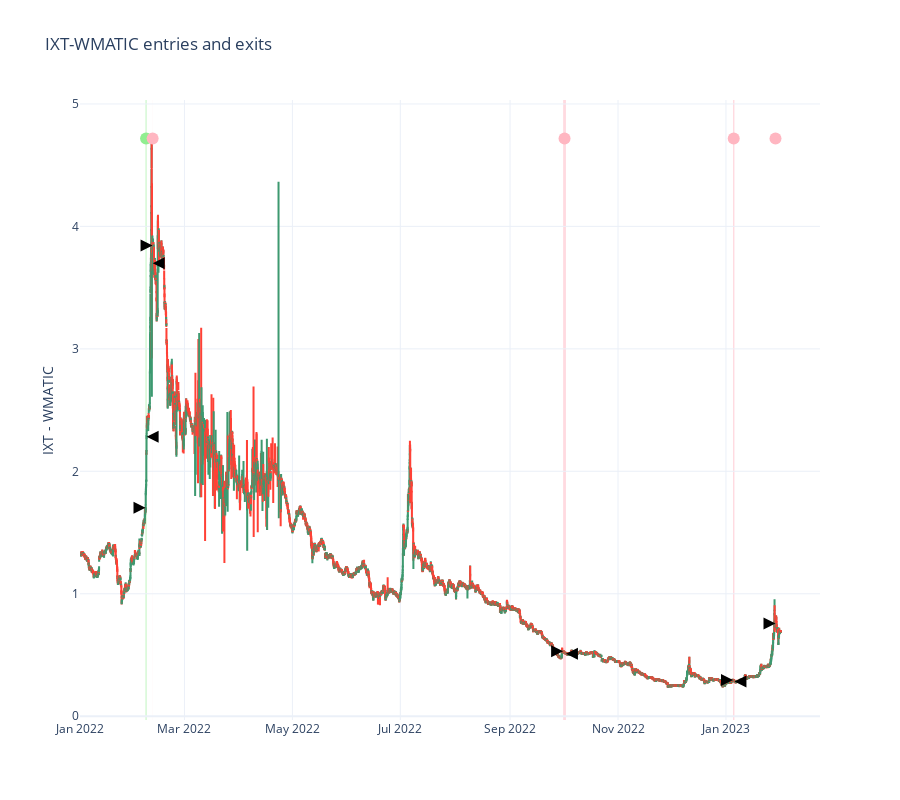

The code cell stored with this chart in its notebook:
### Markdown cell above
# Individual pair analysis

Examine one trading pair and how it performed.

### Code cell
from tradeexecutor.visual.single_pair import visualise_single_pair_positions_with_duration_and_slippage

target_pair = universe.universe.pairs.get_pair(
    chain_id,
    exchange_slug,
    "IXT",
    "WMATIC"
)

ticker = target_pair.get_ticker()
pair_candles = universe.backtest_stop_loss_candles.get_candles_by_pair(target_pair.pair_id)

fig = visualise_single_pair_positions_with_duration_and_slippage(
    state,
    pair_id=target_pair.pair_id,
    title=f"{ticker} entries and exits",
    candles=pair_candles,
    start_at=start_at,
    end_at=end_at,
    technical_indicators=False,
)

fig.show()

### Figure 1 — Plotly figure (JSON) as saved in the notebook; plotly's stock layout.template omitted (floating-point values rounded to 4 significant figures; data arrays with more than 128 entries replaced by an {"elided": "..."} marker saying what was removed)
{"data": [{"close": {"elided": "9125 float values"}, "high": {"elided": "9125 float values"}, "hoverinfo": "text", "low": {"elided": "9125 float values"}, "open": {"elided": "9125 float values"}, "showlegend": false, "text": {"elided": "9125 str values"}, "type": "candlestick", "x": {"elided": "9125 str values"}, "xaxis": "x", "yaxis": "y"}, {"hoverinfo": "text", "hovertext": "Position #72<br><br>Position currently open<br><br>Entry price: 0.76 USD (mid price)<br>Entry price: 0.76 USD (expected)<br>Entry price: 0.76 USD (executed)<br>Entry slippage: 0.0000 %<br>Entry duration: 0:00:00<br><br>Avg buy price: 0.76 USD<br><br>Started: 2023-01-29, 00:00:00 UTC (first trade started)<br>", "marker": {"color": "LightPink", "size": 12}, "mode": "markers", "showlegend": false, "type": "scatter", "x": ["2023-01-29T00:00:00"], "y": [4.718]}, {"hoverinfo": "text", "hovertext": "Position #7<br><br>Profit: 605.00 USD<br>Profit: 33.9429 %<br><br>Entry price: 1.70 USD (mid price)<br>Entry price: 1.70 USD (expected)<br>Entry price: 1.70 USD (executed)<br>Entry slippage: 0.0000 %<br>Entry duration: 0:00:00<br><br>Exit price: 2.28 USD (expected)<br>Exit price: 2.28 USD (executed)<br>Exit slippage: 0.0000 %<br>Exit duration: 0:00:00<br>Avg buy price: 1.70 USD<br>Avg sell price: 2.28 USD<br><br>Duration: 15:00:00<br>Started: 2022-02-07, 00:00:00 UTC (first trade started)<br>Ended: 2022-02-07, 15:00:00 UTC (last trade executed at)<br>", "marker": {"color": "LightGreen", "size": 12}, "mode": "markers", "showlegend": false, "type": "scatter", "x": ["2022-02-07T07:30:00"], "y": [4.718]}, {"hoverinfo": "text", "hovertext": "Position #8<br><br>Stop loss triggered at: 3.72 USD<br><br>Profit: -140.05 USD<br>Profit: -3.7797 %<br><br>Entry price: 3.83 USD (mid price)<br>Entry price: 3.84 USD (expected)<br>Entry price: 3.84 USD (executed)<br>Entry slippage: 0.0000 %<br>Entry duration: 0:00:00<br><br>Exit price: 3.70 USD (expected)<br>Exit price: 3.70 USD (executed)<br>Exit slippage: 0.0000 %<br>Exit duration: 0:00:00<br>Avg buy price: 3.84 USD<br>Avg sell price: 3.70 USD<br><br>Duration: 1:00:00<br>Started: 2022-02-11, 00:00:00 UTC (first trade started)<br>Ended: 2022-02-11, 01:00:00 UTC (last trade executed at)<br>", "marker": {"color": "LightPink", "size": 12}, "mode": "markers", "showlegend": false, "type": "scatter", "x": ["2022-02-11T00:30:00"], "y": [4.718]}, {"hoverinfo": "text", "hovertext": "Position #55<br><br>Stop loss triggered at: 0.51 USD<br><br>Profit: -227.40 USD<br>Profit: -3.7896 %<br><br>Entry price: 0.53 USD (mid price)<br>Entry price: 0.53 USD (expected)<br>Entry price: 0.53 USD (executed)<br>Entry slippage: 0.0000 %<br>Entry duration: 0:00:00<br><br>Exit price: 0.51 USD (expected)<br>Exit price: 0.51 USD (executed)<br>Exit slippage: 0.0000 %<br>Exit duration: 0:00:00<br>Avg buy price: 0.53 USD<br>Avg sell price: 0.51 USD<br><br>Duration: 1 day, 14:00:00<br>Started: 2022-10-01, 00:00:00 UTC (first trade started)<br>Ended: 2022-10-02, 14:00:00 UTC (last trade executed at)<br>", "marker": {"color": "LightPink", "size": 12}, "mode": "markers", "showlegend": false, "type": "scatter", "x": ["2022-10-01T19:00:00"], "y": [4.718]}, {"hoverinfo": "text", "hovertext": "Position #62<br><br>Stop loss triggered at: 0.29 USD<br><br>Profit: -45.09 USD<br>Profit: -4.4592 %<br><br>Entry price: 0.30 USD (mid price)<br>Entry price: 0.30 USD (expected)<br>Entry price: 0.30 USD (executed)<br>Entry slippage: 0.0000 %<br>Entry duration: 0:00:00<br><br>Exit price: 0.28 USD (expected)<br>Exit price: 0.28 USD (executed)<br>Exit slippage: 0.0000 %<br>Exit duration: 0:00:00<br>Avg buy price: 0.30 USD<br>Avg sell price: 0.28 USD<br><br>Duration: 19:00:00<br>Started: 2023-01-05, 00:00:00 UTC (first trade started)<br>Ended: 2023-01-05, 19:00:00 UTC (last trade executed at)<br>", "marker": {"color": "LightPink", "size": 12}, "mode": "markers", "showlegend": false, "type": "scatter", "x": ["2023-01-05T09:30:00"], "y": [4.718]}, {"marker": {"color": "black", "line": {"width": 0}, "size": 12, "symbol": "arrow-right"}, "mode": "markers", "showlegend": false, "text": ["<Buy #143 7861.577217974313578485341996 IXT at 0.757274739921093, success>", "<Buy #12 1046.364044556648024861483454 IXT at 1.7034357959032056, success>", "<Buy #15 963.8812398660568468060735170 IXT at 3.844048894643783, success>", "<Buy #109 11307.73480590690754957001526 IXT at 0.5306709201931953, success>", "<Buy #121 3406.939180391909252204859268 IXT at 0.2968289078772068, success>"], "type": "scatter", "x": ["2023-01-29T00:00:00", "2022-02-07T00:00:00", "2022-02-11T00:00:00", "2022-10-01T00:00:00", "2023-01-05T00:00:00"], "y": [0.7573, 1.703, 3.844, 0.5307, 0.2968]}, {"marker": {"color": "black", "line": {"width": 0}, "size": 12, "symbol": "arrow-left"}, "mode": "markers", "showlegend": false, "text": ["<Sell #13 1046.364044556648024861483454 IXT at 2.2816307671070097, success>", "<Sell #17 963.8812398660568468060735170 IXT at 3.6987557027339935, success>", "<Sell #110 11307.73480590690754957001526 IXT at 0.5105605912208557, success>", "<Sell #122 3406.939180391909252204859268 IXT at 0.28359275218844415, success>"], "type": "scatter", "x": ["2022-02-07T15:00:00", "2022-02-11T01:00:00", "2022-10-02T14:00:00", "2023-01-05T19:00:00"], "y": [2.282, 3.699, 0.5106, 0.2836]}], "layout": {"height": 800, "legend": {"orientation": "h", "x": 1, "xanchor": "right", "y": 1.02, "yanchor": "bottom"}, "shapes": [{"fillcolor": "LightPink", "layer": "below", "line": {"width": 0}, "opacity": 0.5, "type": "rect", "x0": "2023-01-29T00:00:00", "x1": "2023-01-29T00:00:00", "xref": "x", "y0": 0, "y1": 1, "yref": "y domain"}, {"line": {"color": "black", "width": 1}, "type": "line", "x0": "2023-01-29T00:00:00", "x1": "2023-01-29T00:00:00", "xref": "x", "y0": 0.7573, "y1": 0.7573, "yref": "y"}, {"fillcolor": "LightGreen", "layer": "below", "line": {"width": 0}, "opacity": 0.5, "type": "rect", "x0": "2022-02-07T00:00:00", "x1": "2022-02-07T15:00:00", "xref": "x", "y0": 0, "y1": 1, "yref": "y domain"}, {"line": {"color": "black", "width": 1}, "type": "line", "x0": "2022-02-07T00:00:00", "x1": "2022-02-07T00:00:00", "xref": "x", "y0": 1.703, "y1": 1.703, "yref": "y"}, {"line": {"color": "black", "width": 1}, "type": "line", "x0": "2022-02-07T15:00:00", "x1": "2022-02-07T15:00:00", "xref": "x", "y0": 2.282, "y1": 2.282, "yref": "y"}, {"fillcolor": "LightPink", "layer": "below", "line": {"width": 0}, "opacity": 0.5, "type": "rect", "x0": "2022-02-11T00:00:00", "x1": "2022-02-11T01:00:00", "xref": "x", "y0": 0, "y1": 1, "yref": "y domain"}, {"line": {"color": "black", "width": 1}, "type": "line", "x0": "2022-02-11T00:00:00", "x1": "2022-02-11T00:00:00", "xref": "x", "y0": 3.844, "y1": 3.844, "yref": "y"}, {"line": {"color": "black", "width": 1}, "type": "line", "x0": "2022-02-11T01:00:00", "x1": "2022-02-11T01:00:00", "xref": "x", "y0": 3.699, "y1": 3.699, "yref": "y"}, {"fillcolor": "LightPink", "layer": "below", "line": {"width": 0}, "opacity": 0.5, "type": "rect", "x0": "2022-10-01T00:00:00", "x1": "2022-10-02T14:00:00", "xref": "x", "y0": 0, "y1": 1, "yref": "y domain"}, {"line": {"color": "black", "width": 1}, "type": "line", "x0": "2022-10-01T00:00:00", "x1": "2022-10-01T00:00:00", "xref": "x", "y0": 0.5307, "y1": 0.5307, "yref": "y"}, {"line": {"color": "black", "width": 1}, "type": "line", "x0": "2022-10-02T14:00:00", "x1": "2022-10-02T14:00:00", "xref": "x", "y0": 0.5106, "y1": 0.5106, "yref": "y"}, {"fillcolor": "LightPink", "layer": "below", "line": {"width": 0}, "opacity": 0.5, "type": "rect", "x0": "2023-01-05T00:00:00", "x1": "2023-01-05T19:00:00", "xref": "x", "y0": 0, "y1": 1, "yref": "y domain"}, {"line": {"color": "black", "width": 1}, "type": "line", "x0": "2023-01-05T00:00:00", "x1": "2023-01-05T00:00:00", "xref": "x", "y0": 0.2968, "y1": 0.2968, "yref": "y"}, {"line": {"color": "black", "width": 1}, "type": "line", "x0": "2023-01-05T19:00:00", "x1": "2023-01-05T19:00:00", "xref": "x", "y0": 0.2836, "y1": 0.2836, "yref": "y"}], "title": {"text": "IXT-WMATIC entries and exits"}, "xaxis": {"anchor": "y", "domain": [0, 1], "rangeslider": {"visible": false}}, "yaxis": {"anchor": "x", "domain": [0, 1], "showgrid": true, "title": {"text": "IXT - WMATIC"}}}}
